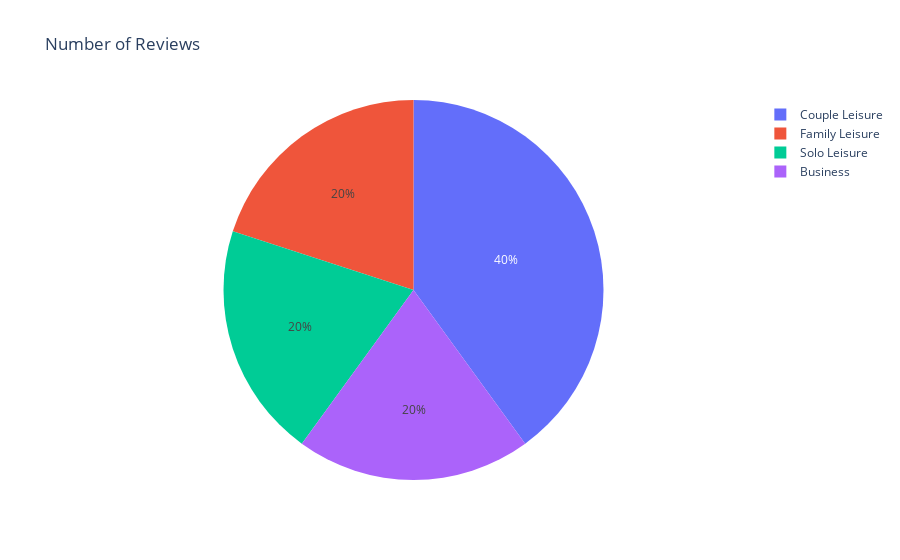

Notebook source saved alongside this figure:
### Code cell
px.pie(
    df,
    title = "Number of Reviews",
    names = "type_of_traveller"
)

### Figure 1 — Plotly figure (JSON) as saved in the notebook; plotly's stock layout.template omitted (floating-point values rounded to 4 significant figures; data arrays with more than 128 entries replaced by an {"elided": "..."} marker saying what was removed)
{"data": [{"domain": {"x": [0, 1], "y": [0, 1]}, "hovertemplate": "type_of_traveller=%{label}<extra></extra>", "labels": {"elided": "2500 str values"}, "legendgroup": "", "name": "", "showlegend": true, "type": "pie"}], "layout": {"legend": {"tracegroupgap": 0}, "title": {"text": "Number of Reviews"}}}
